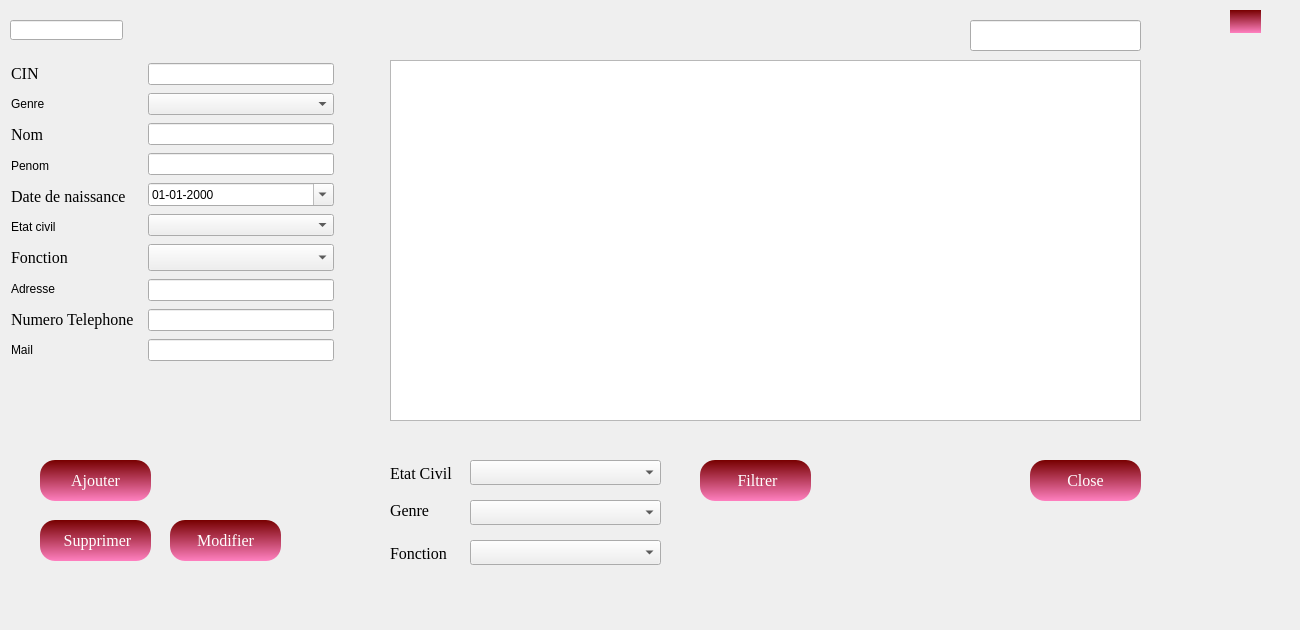
   <widget class="QWidget" name="widget_2">
    <attribute name="title">
     <string>Client</string>
    </attribute>
    <widget class="QTableView" name="AfficherClient">
     <property name="geometry">
      <rect>
       <x>390</x>
       <y>60</y>
       <width>751</width>
       <height>361</height>
      </rect>
     </property>
     <property name="styleSheet">
      <string notr="true">border-color: rgb(119, 0, 0,255);
</string>
     </property>
    </widget>
    <widget class="QWidget" name="layoutWidget_3">
     <property name="geometry">
      <rect>
       <x>11</x>
       <y>61</y>
       <width>131</width>
       <height>301</height>
      </rect>
     </property>
     <layout class="QVBoxLayout" name="verticalLayout_5">
      <item>
       <widget class="QLabel" name="label_9">
        <property name="enabled">
         <bool>true</bool>
        </property>
        <property name="font">
         <font>
          <family>Times New Roman</family>
          <pointsize>12</pointsize>
          <weight>50</weight>
          <italic>false</italic>
          <bold>false</bold>
         </font>
        </property>
        <property name="text">
         <string>CIN</string>
        </property>
       </widget>
      </item>
      <item>
       <widget class="QLabel" name="label_23">
        <property name="text">
         <string>Genre</string>
        </property>
       </widget>
      </item>
      <item>
       <widget class="QLabel" name="label_20">
        <property name="enabled">
         <bool>true</bool>
        </property>
        <property name="font">
         <font>
          <family>Times New Roman</family>
          <pointsize>12</pointsize>
          <weight>50</weight>
          <italic>false</italic>
          <bold>false</bold>
         </font>
        </property>
        <property name="text">
         <string>Nom</string>
        </property>
       </widget>
      </item>
      <item>
       <widget class="QLabel" name="label_21">
        <property name="text">
         <string>Penom</string>
        </property>
       </widget>
      </item>
      <item>
       <widget class="QLabel" name="label_10">
        <property name="font">
         <font>
          <family>Times New Roman</family>
          <pointsize>12</pointsize>
          <weight>50</weight>
          <italic>false</italic>
          <bold>false</bold>
         </font>
        </property>
        <property name="text">
         <string>Date de naissance</string>
        </property>
       </widget>
      </item>
      <item>
       <widget class="QLabel" name="label_17">
        <property name="text">
         <string>Etat civil</string>
        </property>
       </widget>
      </item>
      <item>
       <widget class="QLabel" name="label_11">
        <property name="font">
         <font>
          <family>Times New Roman</family>
          <pointsize>12</pointsize>
          <weight>50</weight>
          <italic>false</italic>
          <bold>false</bold>
         </font>
        </property>
        <property name="text">
         <string>Fonction</string>
        </property>
       </widget>
      </item>
      <item>
       <widget class="QLabel" name="label_12">
        <property name="text">
         <string>Adresse</string>
        </property>
       </widget>
      </item>
      <item>
       <widget class="QLabel" name="label_13">
        <property name="font">
         <font>
          <family>Times New Roman</family>
          <pointsize>12</pointsize>
          <weight>50</weight>
          <italic>false</italic>
          <bold>false</bold>
         </font>
        </property>
        <property name="text">
         <string>Numero Telephone</string>
        </property>
       </widget>
      </item>
      <item>
       <widget class="QLabel" name="label_25">
        <property name="text">
         <string>Mail </string>
        </property>
       </widget>
      </item>
     </layout>
    </widget>
    <widget class="QWidget" name="layoutWidget_4">
     <property name="geometry">
      <rect>
       <x>148</x>
       <y>61</y>
       <width>186</width>
       <height>304</height>
      </rect>
     </property>
     <layout class="QVBoxLayout" name="verticalLayout_6">
      <item>
       <widget class="QLineEdit" name="cin_client_ajouter">
        <property name="styleSheet">
         <string notr="true">border-color: rgb(28, 12, 255);</string>
        </property>
        <property name="text">
         <string/>
        </property>
       </widget>
      </item>
      <item>
       <widget class="QComboBox" name="genre_ajouter">
        <item>
         <property name="text">
          <string/>
         </property>
        </item>
        <item>
         <property name="text">
          <string>Femme</string>
         </property>
        </item>
        <item>
         <property name="text">
          <string>Homme</string>
         </property>
        </item>
       </widget>
      </item>
      <item>
       <widget class="QLineEdit" name="nom_ajouter"/>
      </item>
      <item>
       <widget class="QLineEdit" name="prenom_ajouter"/>
      </item>
      <item>
       <widget class="QDateEdit" name="dateNaissance_ajouter">
        <property name="maximumDate">
         <date>
          <year>2015</year>
          <month>1</month>
          <day>1</day>
         </date>
        </property>
        <property name="minimumDate">
         <date>
          <year>1920</year>
          <month>9</month>
          <day>14</day>
         </date>
        </property>
        <property name="displayFormat">
         <string>dd-MM-yyyy</string>
        </property>
        <property name="calendarPopup">
         <bool>true</bool>
        </property>
       </widget>
      </item>
      <item>
       <widget class="QComboBox" name="etatcivil_ajouter">
        <item>
         <property name="text">
          <string/>
         </property>
        </item>
        <item>
         <property name="text">
          <string>Celibataire</string>
         </property>
        </item>
        <item>
         <property name="text">
          <string>Marie(e)</string>
         </property>
        </item>
       </widget>
      </item>
      <item>
       <widget class="QComboBox" name="fontion_ajouter">
        <property name="enabled">
         <bool>true</bool>
        </property>
        <property name="font">
         <font>
          <family>Times New Roman</family>
          <pointsize>12</pointsize>
          <weight>50</weight>
          <italic>false</italic>
          <bold>false</bold>
         </font>
        </property>
        <item>
         <property name="text">
          <string/>
         </property>
        </item>
        <item>
         <property name="text">
          <string>Eleve</string>
         </property>
        </item>
        <item>
         <property name="text">
          <string>Etudiant(e)</string>
         </property>
        </item>
        <item>
         <property name="text">
          <string>Employe(e)</string>
         </property>
        </item>
        <item>
         <property name="text">
          <string>Retraite(e)</string>
         </property>
        </item>
        <item>
         <property name="text">
          <string>Chomeur(e)</string>
         </property>
        </item>
       </widget>
      </item>
      <item>
       <widget class="QLineEdit" name="adresse_ajouter"/>
      </item>
      <item>
       <widget class="QLineEdit" name="telephone_ajouter"/>
      </item>
      <item>
       <widget class="QLineEdit" name="mail_ajouter"/>
      </item>
     </layout>
    </widget>
    <widget class="QPushButton" name="closeClient">
     <property name="geometry">
      <rect>
       <x>1030</x>
       <y>460</y>
       <width>111</width>
       <height>41</height>
      </rect>
     </property>
     <property name="font">
      <font>
       <family>Times New Roman</family>
       <pointsize>12</pointsize>
       <weight>50</weight>
       <italic>false</italic>
       <bold>false</bold>
      </font>
     </property>
     <property name="styleSheet">
      <string notr="true">/*background-color:#C70039;
color:white;*/
QPushButton
{
background : qlineargradient(spread:pad, x1:0.467, y1:0, x2:0.482, y2:1, stop:0 rgba(119, 0, 0, 255), stop:1 rgba(255, 128, 192, 255));
border-radius:15px;
color:white;
}
QPushButton:hover
{
background:qlineargradient(spread:pad, x1:0.457286, y1:0.381, x2:0.508, y2:1, stop:0 rgba(119, 0, 153, 255), stop:1 rgba(98, 234, 255, 255))
}</string>
     </property>
     <property name="text">
      <string>Close</string>
     </property>
     <property name="icon">
      <iconset>
       <normaloff>../ProjetQT_Image/close2.png</normaloff>../ProjetQT_Image/close2.png</iconset>
     </property>
    </widget>
    <widget class="QLineEdit" name="recherchecase_3">
     <property name="geometry">
      <rect>
       <x>970</x>
       <y>20</y>
       <width>171</width>
       <height>31</height>
      </rect>
     </property>
    </widget>
    <widget class="QPushButton" name="ajouterClient">
     <property name="geometry">
      <rect>
       <x>40</x>
       <y>460</y>
       <width>111</width>
       <height>41</height>
      </rect>
     </property>
     <property name="font">
      <font>
       <family>Times New Roman</family>
       <pointsize>12</pointsize>
       <weight>50</weight>
       <italic>false</italic>
       <bold>false</bold>
      </font>
     </property>
     <property name="styleSheet">
      <string notr="true">/*background-color:#C70039;
color:white;*/
QPushButton
{
background : qlineargradient(spread:pad, x1:0.467, y1:0, x2:0.482, y2:1, stop:0 rgba(119, 0, 0, 255), stop:1 rgba(255, 128, 192, 255));
border-radius:15px;
color:white;
}
QPushButton:hover
{
background:qlineargradient(spread:pad, x1:0.457286, y1:0.381, x2:0.508, y2:1, stop:0 rgba(119, 0, 153, 255), stop:1 rgba(98, 234, 255, 255))
}</string>
     </property>
     <property name="text">
      <string>Ajouter</string>
     </property>
     <property name="icon">
      <iconset>
       <normaloff>../ProjetQT_Image/add1.png</normaloff>../ProjetQT_Image/add1.png</iconset>
     </property>
     <property name="iconSize">
      <size>
       <width>20</width>
       <height>20</height>
      </size>
     </property>
    </widget>
    <widget class="QPushButton" name="SupprimerClient">
     <property name="geometry">
      <rect>
       <x>40</x>
       <y>520</y>
       <width>111</width>
       <height>41</height>
      </rect>
     </property>
     <property name="font">
      <font>
       <family>Times New Roman</family>
       <pointsize>12</pointsize>
       <weight>50</weight>
       <italic>false</italic>
       <bold>false</bold>
      </font>
     </property>
     <property name="styleSheet">
      <string notr="true">/*background-color:#C70039;
color:white;*/
QPushButton
{
background : qlineargradient(spread:pad, x1:0.467, y1:0, x2:0.482, y2:1, stop:0 rgba(119, 0, 0, 255), stop:1 rgba(255, 128, 192, 255));
border-radius:15px;
color:white;
}
QPushButton:hover
{
background:qlineargradient(spread:pad, x1:0.457286, y1:0.381, x2:0.508, y2:1, stop:0 rgba(119, 0, 153, 255), stop:1 rgba(98, 234, 255, 255))
}
</string>
     </property>
     <property name="text">
      <string> Supprimer</string>
     </property>
     <property name="icon">
      <iconset>
       <normaloff>../ProjetQT_Image/supp.png</normaloff>../ProjetQT_Image/supp.png</iconset>
     </property>
    </widget>
    <widget class="QComboBox" name="genre_filtre">
     <property name="enabled">
      <bool>true</bool>
     </property>
     <property name="geometry">
      <rect>
       <x>470</x>
       <y>500</y>
       <width>191</width>
       <height>25</height>
      </rect>
     </property>
     <property name="font">
      <font>
       <family>Times New Roman</family>
       <pointsize>12</pointsize>
       <weight>50</weight>
       <italic>false</italic>
       <bold>false</bold>
      </font>
     </property>
     <item>
      <property name="text">
       <string/>
      </property>
     </item>
     <item>
      <property name="text">
       <string>Femme</string>
      </property>
     </item>
     <item>
      <property name="text">
       <string>Homme</string>
      </property>
     </item>
    </widget>
    <widget class="QComboBox" name="fonction_filtre">
     <property name="geometry">
      <rect>
       <x>470</x>
       <y>540</y>
       <width>191</width>
       <height>25</height>
      </rect>
     </property>
     <property name="font">
      <font>
       <family>Times New Roman</family>
       <pointsize>12</pointsize>
       <weight>50</weight>
       <italic>false</italic>
       <bold>false</bold>
      </font>
     </property>
     <item>
      <property name="text">
       <string/>
      </property>
     </item>
     <item>
      <property name="text">
       <string>Eleve</string>
      </property>
     </item>
     <item>
      <property name="text">
       <string>Etudiant(e)</string>
      </property>
     </item>
     <item>
      <property name="text">
       <string>Employe(e)</string>
      </property>
     </item>
     <item>
      <property name="text">
       <string>Retraite(e)</string>
      </property>
     </item>
     <item>
      <property name="text">
       <string>Chomeur(e)</string>
      </property>
     </item>
    </widget>
    <widget class="QLabel" name="label_26">
     <property name="geometry">
      <rect>
       <x>390</x>
       <y>540</y>
       <width>81</width>
       <height>27</height>
      </rect>
     </property>
     <property name="font">
      <font>
       <family>Times New Roman</family>
       <pointsize>12</pointsize>
       <weight>50</weight>
       <italic>false</italic>
       <bold>false</bold>
      </font>
     </property>
     <property name="text">
      <string>Fonction</string>
     </property>
    </widget>
    <widget class="QLabel" name="label_27">
     <property name="geometry">
      <rect>
       <x>390</x>
       <y>500</y>
       <width>81</width>
       <height>21</height>
      </rect>
     </property>
     <property name="font">
      <font>
       <family>Times New Roman</family>
       <pointsize>12</pointsize>
       <weight>50</weight>
       <italic>false</italic>
       <bold>false</bold>
      </font>
     </property>
     <property name="text">
      <string>Genre</string>
     </property>
    </widget>
    <widget class="QLabel" name="label_29">
     <property name="geometry">
      <rect>
       <x>390</x>
       <y>460</y>
       <width>81</width>
       <height>27</height>
      </rect>
     </property>
     <property name="font">
      <font>
       <family>Times New Roman</family>
       <pointsize>12</pointsize>
       <weight>50</weight>
       <italic>false</italic>
       <bold>false</bold>
      </font>
     </property>
     <property name="text">
      <string>Etat Civil</string>
     </property>
    </widget>
    <widget class="QComboBox" name="Etat_civil_filtre">
     <property name="enabled">
      <bool>true</bool>
     </property>
     <property name="geometry">
      <rect>
       <x>470</x>
       <y>460</y>
       <width>191</width>
       <height>25</height>
      </rect>
     </property>
     <property name="font">
      <font>
       <family>Times New Roman</family>
       <pointsize>12</pointsize>
       <weight>50</weight>
       <italic>false</italic>
       <bold>false</bold>
      </font>
     </property>
     <item>
      <property name="text">
       <string/>
      </property>
     </item>
     <item>
      <property name="text">
       <string>Celibataire</string>
      </property>
     </item>
     <item>
      <property name="text">
       <string>Marie(e)</string>
      </property>
     </item>
    </widget>
    <widget class="QLineEdit" name="id_client">
     <property name="geometry">
      <rect>
       <x>10</x>
       <y>20</y>
       <width>113</width>
       <height>20</height>
      </rect>
     </property>
    </widget>
    <widget class="QLabel" name="icon_2">
     <property name="geometry">
      <rect>
       <x>1180</x>
       <y>440</y>
       <width>101</width>
       <height>131</height>
      </rect>
     </property>
     <property name="text">
      <string/>
     </property>
     <property name="pixmap">
      <pixmap>../../Desktop/Desktop/projet 2a/popcornicon.png</pixmap>
     </property>
    </widget>
    <widget class="QLabel" name="label_30">
     <property name="enabled">
      <bool>true</bool>
     </property>
     <property name="geometry">
      <rect>
       <x>-4</x>
       <y>-28</y>
       <width>1291</width>
       <height>621</height>
      </rect>
     </property>
     <property name="text">
      <string/>
     </property>
     <property name="pixmap">
      <pixmap>../ProjetQT_Image/back.png</pixmap>
     </property>
    </widget>
    <widget class="QPushButton" name="modifierClient">
     <property name="geometry">
      <rect>
       <x>170</x>
       <y>520</y>
       <width>111</width>
       <height>41</height>
      </rect>
     </property>
     <property name="font">
      <font>
       <family>Times New Roman</family>
       <pointsize>12</pointsize>
       <weight>50</weight>
       <italic>false</italic>
       <bold>false</bold>
      </font>
     </property>
     <property name="styleSheet">
      <string notr="true">/*background-color:#C70039;
color:white;*/
QPushButton
{
background : qlineargradient(spread:pad, x1:0.467, y1:0, x2:0.482, y2:1, stop:0 rgba(119, 0, 0, 255), stop:1 rgba(255, 128, 192, 255));
border-radius:15px;
color:white;
}
QPushButton:hover
{
background:qlineargradient(spread:pad, x1:0.457286, y1:0.381, x2:0.508, y2:1, stop:0 rgba(119, 0, 153, 255), stop:1 rgba(98, 234, 255, 255))
}
</string>
     </property>
     <property name="text">
      <string>Modifier</string>
     </property>
     <property name="icon">
      <iconset>
       <normaloff>../ProjetQT_Image/mod.png</normaloff>../ProjetQT_Image/mod.png</iconset>
     </property>
    </widget>
    <widget class="QPushButton" name="filtrerClient">
     <property name="geometry">
      <rect>
       <x>700</x>
       <y>460</y>
       <width>111</width>
       <height>41</height>
      </rect>
     </property>
     <property name="font">
      <font>
       <family>Times New Roman</family>
       <pointsize>12</pointsize>
       <weight>50</weight>
       <italic>false</italic>
       <bold>false</bold>
      </font>
     </property>
     <property name="styleSheet">
      <string notr="true">/*background-color:#C70039;
color:white;*/
QPushButton
{
background : qlineargradient(spread:pad, x1:0.467, y1:0, x2:0.482, y2:1, stop:0 rgba(119, 0, 0, 255), stop:1 rgba(255, 128, 192, 255));
border-radius:15px;
color:white;
}
QPushButton:hover
{
background:qlineargradient(spread:pad, x1:0.457286, y1:0.381, x2:0.508, y2:1, stop:0 rgba(119, 0, 153, 255), stop:1 rgba(98, 234, 255, 255))
}</string>
     </property>
     <property name="text">
      <string> Filtrer</string>
     </property>
     <property name="icon">
      <iconset>
       <normaloff>../ProjetQT_Image/filtrer1.png</normaloff>../ProjetQT_Image/filtrer1.png</iconset>
     </property>
     <property name="iconSize">
      <size>
       <width>21</width>
       <height>21</height>
      </size>
     </property>
    </widget>
    <widget class="QPushButton" name="refresh">
     <property name="geometry">
      <rect>
       <x>1230</x>
       <y>10</y>
       <width>31</width>
       <height>23</height>
      </rect>
     </property>
     <property name="styleSheet">
      <string notr="true">/*background-color:#C70039;
color:white;*/
QPushButton
{
background : qlineargradient(spread:pad, x1:0.467, y1:0, x2:0.482, y2:1, stop:0 rgba(119, 0, 0, 255), stop:1 rgba(255, 128, 192, 255));
border-radius:15px;
color:white;
}
QPushButton:hover
{
background:qlineargradient(spread:pad, x1:0.457286, y1:0.381, x2:0.508, y2:1, stop:0 rgba(119, 0, 153, 255), stop:1 rgba(98, 234, 255, 255))
}</string>
     </property>
     <property name="text">
      <string/>
     </property>
     <property name="icon">
      <iconset>
       <normaloff>../ProjetQT_Image/an.png</normaloff>../ProjetQT_Image/an.png</iconset>
     </property>
     <property name="iconSize">
      <size>
       <width>20</width>
       <height>20</height>
      </size>
     </property>
    </widget>
    <widget class="QLabel" name="label">
     <property name="geometry">
      <rect>
       <x>0</x>
       <y>0</y>
       <width>1291</width>
       <height>591</height>
      </rect>
     </property>
     <property name="text">
      <string/>
     </property>
     <property name="pixmap">
      <pixmap>../ProjetQT_Image/back.png</pixmap>
     </property>
    </widget>
    <widget class="QLabel" name="label_3">
     <property name="geometry">
      <rect>
       <x>920</x>
       <y>10</y>
       <width>51</width>
       <height>51</height>
      </rect>
     </property>
     <property name="text">
      <string/>
     </property>
     <property name="pixmap">
      <pixmap>../ProjetQT_Image/rechercher.png</pixmap>
     </property>
    </widget>
    <zorder>label</zorder>
    <zorder>label_30</zorder>
    <zorder>AfficherClient</zorder>
    <zorder>layoutWidget_3</zorder>
    <zorder>layoutWidget_4</zorder>
    <zorder>closeClient</zorder>
    <zorder>recherchecase_3</zorder>
    <zorder>ajouterClient</zorder>
    <zorder>SupprimerClient</zorder>
    <zorder>genre_filtre</zorder>
    <zorder>fonction_filtre</zorder>
    <zorder>label_26</zorder>
    <zorder>label_27</zorder>
    <zorder>label_29</zorder>
    <zorder>Etat_civil_filtre</zorder>
    <zorder>id_client</zorder>
    <zorder>icon_2</zorder>
    <zorder>modifierClient</zorder>
    <zorder>filtrerClient</zorder>
    <zorder>refresh</zorder>
    <zorder>label_3</zorder>
   </widget>
